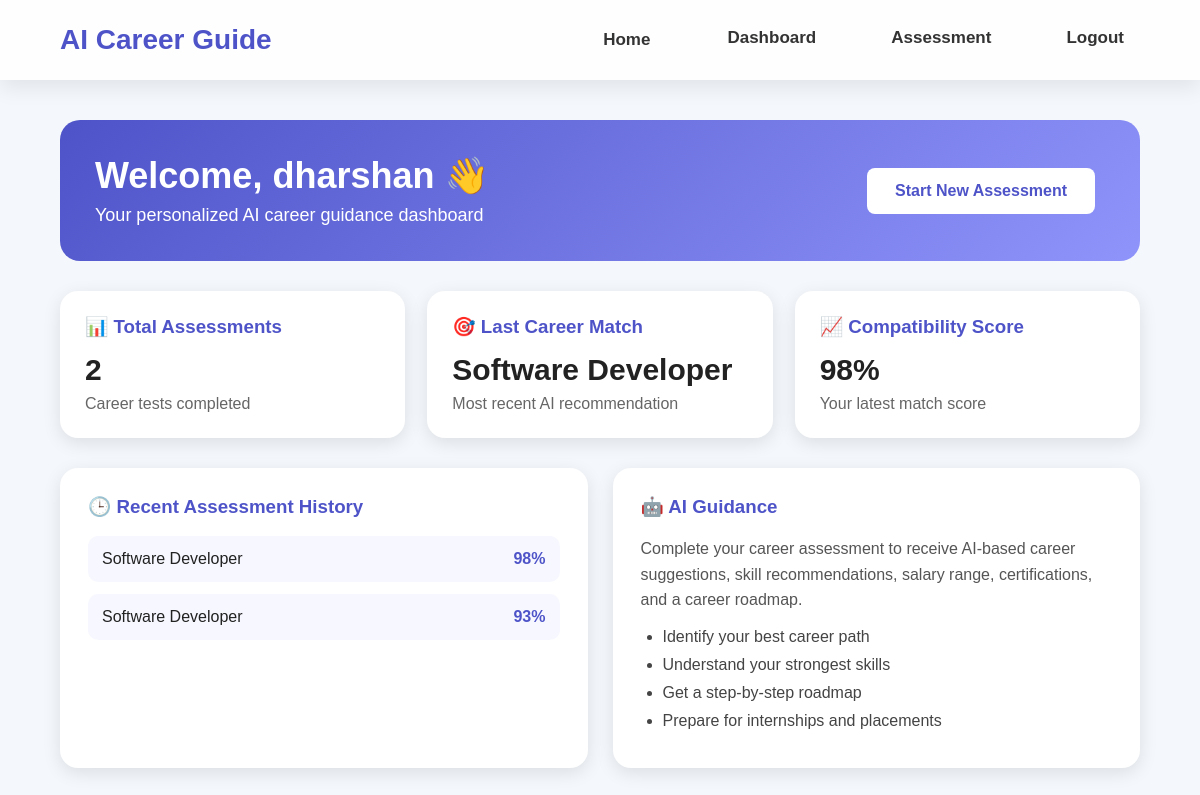
/dashboard (signed in), run on an earlier commit of the app's database.
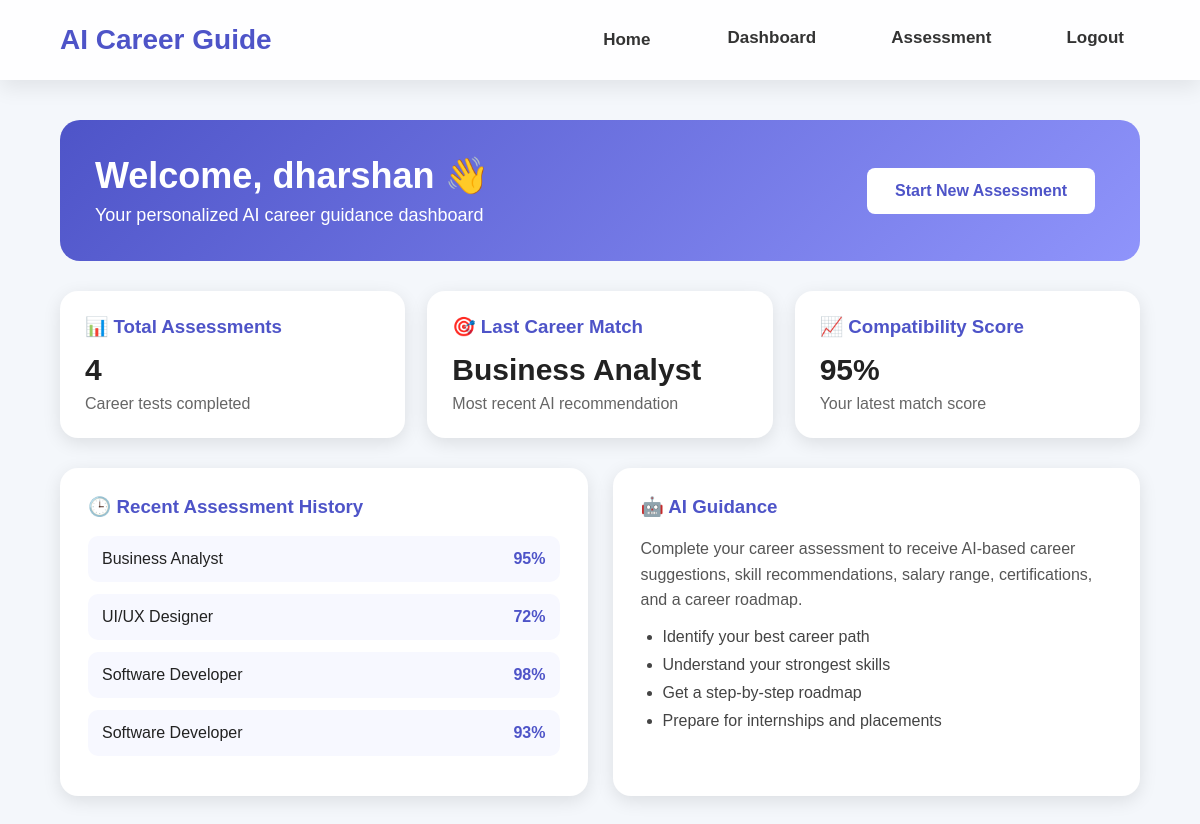
And on a later commit of the database.
### tables this page shows
CREATE TABLE assessments (
            id INTEGER PRIMARY KEY AUTOINCREMENT,
            user_id INTEGER,
            career TEXT,
            score INTEGER,
            interest TEXT,
            skill TEXT,
            work_style TEXT,
            goal TEXT,
            personality TEXT
        );

### app.py (the view)
@app.route("/dashboard")
def dashboard():
    if "user_id" not in session:
        return redirect("/login")
    conn = sqlite3.connect("database.db")
    cursor = conn.cursor()
    cursor.execute(
        "SELECT COUNT(*) FROM assessments WHERE user_id = ?",
        (session["user_id"],)
    )
    total_assessments = cursor.fetchone()[0]
    cursor.execute(
        "SELECT career, score FROM assessments WHERE user_id = ? ORDER BY id DESC LIMIT 1",
        (session["user_id"],)
    )
    last_result = cursor.fetchone()
    cursor.execute(
        "SELECT career, score FROM assessments WHERE user_id = ? ORDER BY id DESC LIMIT 5",
        (session["user_id"],)
    )
    recent_results = cursor.fetchall()
    cursor.execute(
        "SELECT mobile, college, department, year, cgpa, state FROM profiles WHERE user_id = ?",
        (session["user_id"],)
    )
    profile = cursor.fetchone()
    conn.close()
    last_career = last_result[0] if last_result else "Not Taken Yet"
    last_score = last_result[1] if last_result else 0
    return render_template(
        "dashboard.html",
        name=session["user_name"],
        total_assessments=total_assessments,
        last_career=last_career,
        last_score=last_score,
        recent_results=recent_results,
        profile=profile
    )

### templates/dashboard.html (shortened to what this page needs)
<!DOCTYPE html>
<html>
<head>
    <link rel="stylesheet" href="{{ url_for('static', filename='style.css') }}">
</head>
<body>
<nav class="navbar">
    <div class="logo">AI Career Guide</div>
    <div class="nav-links">
        <a href="/">Home</a>
        <a href="/dashboard">Dashboard</a>
        <a href="/questionnaire">Assessment</a>
        <a href="/logout">Logout</a>
    </div>
</nav>
<section class="pro-dashboard">
    <div class="dashboard-header">
        <div>
            <h1>Welcome, {{ name }} 👋</h1>
            <p>Your personalized AI career guidance dashboard</p>
        </div>
        <a href="/questionnaire" class="btn primary">Start New Assessment</a>
    </div>
    <div class="dashboard-cards">
        <div class="dash-card">
            <h3>📊 Total Assessments</h3>
            <h2>{{ total_assessments }}</h2>
            <p>Career tests completed</p>
        </div>
        <div class="dash-card">
            <h3>🎯 Last Career Match</h3>
            <h2>{{ last_career }}</h2>
            <p>Most recent AI recommendation</p>
        </div>
        <div class="dash-card">
            <h3>📈 Compatibility Score</h3>
            <h2>{{ last_score }}%</h2>
            <p>Your latest match score</p>
        </div>
    </div>
    <div class="dashboard-main">
        <div class="activity-box">
            <h3>🕒 Recent Assessment History</h3>
            {% if recent_results %}
                {% for item in recent_results %}
                <div class="activity-item">
                    <span>{{ item[0] }}</span>
                    <strong>{{ item[1] }}%</strong>
                </div>
                {% endfor %}
            {% else %}
                <p>No assessments taken yet. Start your first career assessment.</p>
            {% endif %}
        </div>
        <div class="guide-box">
            <h3>🤖 AI Guidance</h3>
            <p>
                Complete your career assessment to receive AI-based career suggestions,
                skill recommendations, salary range, certifications, and a career roadmap.
            </p>
            <ul>
                <li>Identify your best career path</li>
                <li>Understand your strongest skills</li>
                <li>Get a step-by-step roadmap</li>
                <li>Prepare for internships and placements</li>
            </ul>
        </div>
    </div>
</section>
</body>
</html>

### static/style.css (style rules this page uses)
* { margin: 0; padding: 0; box-sizing: border-box; }
body { font-family: Arial, sans-serif; background: #f4f7fb; color: #222; }
.navbar { width: 100%; padding: 20px 60px; background: #ffffff; display: flex; justify-content: space-between; align-items: center; box-shadow: 0 3px 12px rgba(0,0,0,0.08); }
.logo { font-size: 24px; font-weight: bold; color: #4e54c8; }
.nav-links a { text-decoration: none; margin-left: 25px; color: #333; font-weight: 500; }
.btn { text-decoration: none; padding: 14px 28px; border-radius: 8px; margin: 10px; display: inline-block; font-weight: bold; }
.primary { background: white; color: #4e54c8; }
.pro-dashboard { width: 90%; max-width: 1100px; margin: 40px auto; }
.dashboard-header { background: linear-gradient(135deg, #4e54c8, #8f94fb); color: white; padding: 35px; border-radius: 20px; display: flex; justify-content: space-between; align-items: center; }
.dashboard-header h1 { font-size: 36px; margin-bottom: 8px; }
.dashboard-header p { font-size: 18px; }
.dashboard-cards { display: grid; grid-template-columns: repeat(3, 1fr); gap: 22px; margin: 30px 0; }
.dash-card { background: white; padding: 25px; border-radius: 18px; box-shadow: 0 5px 18px rgba(0,0,0,0.10); }
.dash-card h3 { color: #4e54c8; margin-bottom: 15px; }
.dash-card h2 { font-size: 30px; color: #222; margin-bottom: 8px; }
.dash-card p { color: #666; }
.dashboard-main { display: grid; grid-template-columns: 1fr 1fr; gap: 25px; }
.activity-box, .guide-box { background: white; padding: 28px; border-radius: 18px; box-shadow: 0 5px 18px rgba(0,0,0,0.10); }
.activity-box h3, .guide-box h3 { color: #4e54c8; margin-bottom: 18px; }
.activity-item { display: flex; justify-content: space-between; background: #f7f8ff; padding: 14px; border-radius: 10px; margin-bottom: 12px; }
.activity-item strong { color: #4e54c8; }
.guide-box p { color: #555; line-height: 1.6; margin-bottom: 15px; }
.guide-box ul { padding-left: 22px; }
.guide-box li { margin-bottom: 10px; color: #444; }
.nav-links a { transition: all 0.3s ease; }
.btn { transition: all .3s ease; }
.navbar { position: sticky; top: 0; z-index: 1000; display: flex; justify-content: space-between; align-items: center; padding: 18px 60px; background: rgba(255,255,255,.85); backdrop-filter: blur(12px); box-shadow: 0 8px 20px rgba(0,0,0,.08); animation: navbarSlide .8s ease; }
.logo { font-size: 28px; font-weight: 800; color:#4e54c8; cursor:pointer; transition:.4s; }
.nav-links { display:flex; gap:18px; }
.nav-links a { text-decoration:none; color:#333; font-weight:600; font-size:17px; padding:12px 18px; border-radius:10px; position:relative; transition:.35s; }
.nav-links a::after { content:""; position:absolute; bottom:5px; left:50%; width:0; height:3px; background:#4e54c8; transition:.35s; transform:translateX(-50%); }
.navbar { position: sticky; top: 0; z-index: 1000; animation: navbarSlideDown 0.8s ease; }
.logo { transition: 0.35s ease; }
.nav-links a { position: relative; transition: 0.35s ease; }
.nav-links a::after { content: ""; position: absolute; left: 50%; bottom: 4px; width: 0; height: 3px; background: #4e54c8; transform: translateX(-50%); transition: 0.35s ease; border-radius: 10px; }
.nav-links a[href="/dashboard"], .nav-links a[href="/questionnaire"], .nav-links a[href="/logout"], .nav-links a[href="/download_report"] { font-weight: 700; padding: 10px 16px; border-radius: 10px; }

What changed in the data, as far as the page shows it:
added assessments: career "Business Analyst", score "95"
added assessments: career "UI/UX Designer", score "72"
Also different on the page:
{{ total_assessments }}: "2" → "4"
{{ last_score }}: "98" → "95"
{{ last_career }}: "Software Developer" → "Business Analyst"
